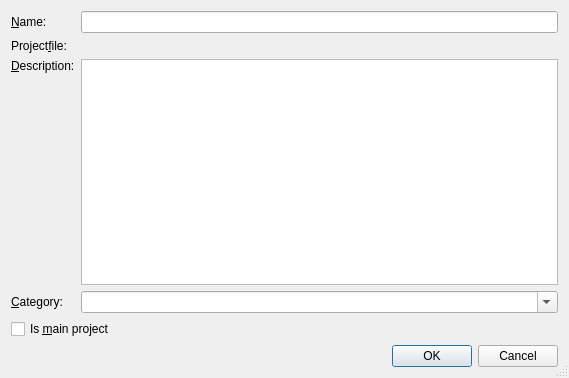
<?xml version="1.0" encoding="UTF-8"?>
<ui version="4.0">
 <class>AddProjectDialog</class>
 <widget class="QDialog" name="AddProjectDialog">
  <property name="geometry">
   <rect>
    <x>0</x>
    <y>0</y>
    <width>569</width>
    <height>378</height>
   </rect>
  </property>
  <property name="windowTitle">
   <string>Add Project</string>
  </property>
  <property name="sizeGripEnabled">
   <bool>true</bool>
  </property>
  <layout class="QGridLayout" name="gridLayout">
   <item row="0" column="0">
    <widget class="QLabel" name="label">
     <property name="text">
      <string>&amp;Name:</string>
     </property>
     <property name="buddy">
      <cstring>nameEdit</cstring>
     </property>
    </widget>
   </item>
   <item row="0" column="1">
    <widget class="QLineEdit" name="nameEdit">
     <property name="toolTip">
      <string>Enter the name of the project</string>
     </property>
    </widget>
   </item>
   <item row="1" column="0">
    <widget class="QLabel" name="label_2">
     <property name="text">
      <string>Project&amp;file:</string>
     </property>
     <property name="buddy">
      <cstring>filenamePicker</cstring>
     </property>
    </widget>
   </item>
   <item row="1" column="1">
    <widget class="EricPathPicker" name="filenamePicker" native="true">
     <property name="sizePolicy">
      <sizepolicy hsizetype="Expanding" vsizetype="Preferred">
       <horstretch>0</horstretch>
       <verstretch>0</verstretch>
      </sizepolicy>
     </property>
     <property name="focusPolicy">
      <enum>Qt::StrongFocus</enum>
     </property>
     <property name="toolTip">
      <string>Enter the name of the project file</string>
     </property>
    </widget>
   </item>
   <item row="2" column="0">
    <widget class="QLabel" name="label_3">
     <property name="text">
      <string>&amp;Description:</string>
     </property>
     <property name="alignment">
      <set>Qt::AlignLeading|Qt::AlignLeft|Qt::AlignTop</set>
     </property>
     <property name="buddy">
      <cstring>descriptionEdit</cstring>
     </property>
    </widget>
   </item>
   <item row="2" column="1">
    <widget class="EricSpellCheckedTextEdit" name="descriptionEdit">
     <property name="toolTip">
      <string>Enter a short description for the project</string>
     </property>
     <property name="tabChangesFocus">
      <bool>true</bool>
     </property>
     <property name="acceptRichText">
      <bool>false</bool>
     </property>
    </widget>
   </item>
   <item row="3" column="0">
    <widget class="QLabel" name="label_4">
     <property name="text">
      <string>&amp;Category:</string>
     </property>
     <property name="buddy">
      <cstring>categoryComboBox</cstring>
     </property>
    </widget>
   </item>
   <item row="3" column="1">
    <widget class="QComboBox" name="categoryComboBox">
     <property name="toolTip">
      <string>Select a project category</string>
     </property>
     <property name="editable">
      <bool>true</bool>
     </property>
    </widget>
   </item>
   <item row="4" column="0" colspan="2">
    <widget class="QCheckBox" name="masterCheckBox">
     <property name="toolTip">
      <string>Select to make this project the main project</string>
     </property>
     <property name="text">
      <string>Is &amp;main project</string>
     </property>
    </widget>
   </item>
   <item row="5" column="0" colspan="2">
    <widget class="QDialogButtonBox" name="buttonBox">
     <property name="orientation">
      <enum>Qt::Horizontal</enum>
     </property>
     <property name="standardButtons">
      <set>QDialogButtonBox::Cancel|QDialogButtonBox::Ok</set>
     </property>
    </widget>
   </item>
  </layout>
 </widget>
 <customwidgets>
  <customwidget>
   <class>EricPathPicker</class>
   <extends>QWidget</extends>
   <header>EricWidgets/EricPathPicker.h</header>
   <container>1</container>
  </customwidget>
  <customwidget>
   <class>EricSpellCheckedTextEdit</class>
   <extends>QTextEdit</extends>
   <header>EricWidgets/EricSpellCheckedTextEdit.h</header>
  </customwidget>
 </customwidgets>
 <tabstops>
  <tabstop>nameEdit</tabstop>
  <tabstop>filenamePicker</tabstop>
  <tabstop>descriptionEdit</tabstop>
  <tabstop>categoryComboBox</tabstop>
  <tabstop>masterCheckBox</tabstop>
 </tabstops>
 <resources/>
 <connections>
  <connection>
   <sender>buttonBox</sender>
   <signal>accepted()</signal>
   <receiver>AddProjectDialog</receiver>
   <slot>accept()</slot>
   <hints>
    <hint type="sourcelabel">
     <x>248</x>
     <y>254</y>
    </hint>
    <hint type="destinationlabel">
     <x>157</x>
     <y>274</y>
    </hint>
   </hints>
  </connection>
  <connection>
   <sender>buttonBox</sender>
   <signal>rejected()</signal>
   <receiver>AddProjectDialog</receiver>
   <slot>reject()</slot>
   <hints>
    <hint type="sourcelabel">
     <x>316</x>
     <y>260</y>
    </hint>
    <hint type="destinationlabel">
     <x>286</x>
     <y>274</y>
    </hint>
   </hints>
  </connection>
 </connections>
</ui>
